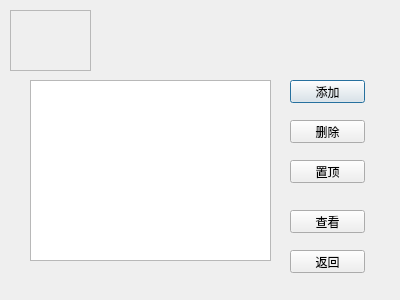
<?xml version="1.0" encoding="UTF-8"?>
<ui version="4.0">
 <class>board1</class>
 <widget class="QDialog" name="board1">
  <property name="geometry">
   <rect>
    <x>0</x>
    <y>0</y>
    <width>400</width>
    <height>300</height>
   </rect>
  </property>
  <property name="windowTitle">
   <string>Dialog</string>
  </property>
  <widget class="QPushButton" name="pushButton">
   <property name="geometry">
    <rect>
     <x>290</x>
     <y>80</y>
     <width>75</width>
     <height>23</height>
    </rect>
   </property>
   <property name="text">
    <string>添加</string>
   </property>
  </widget>
  <widget class="QPushButton" name="Del">
   <property name="geometry">
    <rect>
     <x>290</x>
     <y>120</y>
     <width>75</width>
     <height>23</height>
    </rect>
   </property>
   <property name="text">
    <string>删除</string>
   </property>
  </widget>
  <widget class="QPushButton" name="pushButton_2">
   <property name="geometry">
    <rect>
     <x>290</x>
     <y>210</y>
     <width>75</width>
     <height>23</height>
    </rect>
   </property>
   <property name="text">
    <string>查看</string>
   </property>
  </widget>
  <widget class="QPushButton" name="back">
   <property name="geometry">
    <rect>
     <x>290</x>
     <y>250</y>
     <width>75</width>
     <height>23</height>
    </rect>
   </property>
   <property name="text">
    <string>返回</string>
   </property>
  </widget>
  <widget class="QFrame" name="frame">
   <property name="geometry">
    <rect>
     <x>10</x>
     <y>10</y>
     <width>81</width>
     <height>61</height>
    </rect>
   </property>
   <property name="styleSheet">
    <string notr="true">border-image: url(:/byyin/1.png);</string>
   </property>
   <property name="frameShape">
    <enum>QFrame::StyledPanel</enum>
   </property>
   <property name="frameShadow">
    <enum>QFrame::Raised</enum>
   </property>
  </widget>
  <widget class="QListWidget" name="listWidget">
   <property name="geometry">
    <rect>
     <x>30</x>
     <y>80</y>
     <width>241</width>
     <height>181</height>
    </rect>
   </property>
   <property name="styleSheet">
    <string notr="true"/>
   </property>
  </widget>
  <widget class="QPushButton" name="pushButton_3">
   <property name="geometry">
    <rect>
     <x>290</x>
     <y>160</y>
     <width>75</width>
     <height>23</height>
    </rect>
   </property>
   <property name="text">
    <string>置顶</string>
   </property>
  </widget>
  <widget class="QFrame" name="frame_2">
   <property name="geometry">
    <rect>
     <x>-20</x>
     <y>-20</y>
     <width>601</width>
     <height>351</height>
    </rect>
   </property>
   <property name="styleSheet">
    <string notr="true">border-image: url(:/byyin/背景.jpg);</string>
   </property>
   <property name="frameShape">
    <enum>QFrame::StyledPanel</enum>
   </property>
   <property name="frameShadow">
    <enum>QFrame::Raised</enum>
   </property>
   <widget class="QLabel" name="label">
    <property name="geometry">
     <rect>
      <x>150</x>
      <y>40</y>
      <width>131</width>
      <height>41</height>
     </rect>
    </property>
    <property name="text">
     <string/>
    </property>
   </widget>
  </widget>
  <zorder>frame_2</zorder>
  <zorder>pushButton</zorder>
  <zorder>Del</zorder>
  <zorder>pushButton_2</zorder>
  <zorder>back</zorder>
  <zorder>frame</zorder>
  <zorder>listWidget</zorder>
  <zorder>pushButton_3</zorder>
 </widget>
 <resources/>
 <connections/>
</ui>
